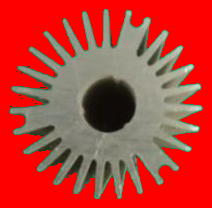
#> input picture source/1.png, 212 x 208 px
$ python emboss_image.py
#> lines starting #> are read from the running program, lines starting #| are printed output that depends on the picture
#> the answer given: ../source/1.png
# import library
import cv2
import numpy as np


def Read(image_path):
    """
    This function basically used to read the image.It read images in form of numpy array.
    :param image_path: source image
    :return: ndarray
    """
#> called with image_path = '../source/1.png'
    # use cv2.imread()  to read an images.
    # syntax : cv2.imread(filename, flag=None)
    return cv2.imread(image_path)
#> returned value is the input picture: shape (208, 212, 3); mean B, G, R 54.4, 62.9, 187.6


def Emboss(img):
    """
    This method is used to emboss the image by applying filters.
    :param img: ndarray
    :return: emboss image
    """
    # use cv2.emboss() function to emboss image
    # syntax : cv2.filter2D(src, depth, kernel)
    kernel_emboss_1 = np.array([[0, -1, -1], [1, 0, -1], [1, 1, 0]])
    return cv2.filter2D(img, -1, kernel_emboss_1) + 128
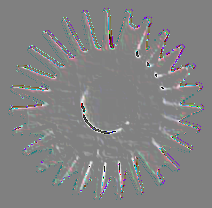
#> returned value: shape (208, 212, 3); mean of channels 0, 1, 2 131.1, 130.6, 130.5; drawn as B, G, R


def Show(orignal_img, emboss_image):
    """
    The show function gives the input as in the form of ndarray and show the image as output.
    :param orignal_img: ndarray
    :param emboss_image:  ndarray
    :return: show image as output
    """
    # use imshow() function to show the images
    # syntax : cv2.imshow(winname, mat)
    cv2.imshow("Original_Image", orignal_img)
    cv2.imshow("Emboss_Image", emboss_image)
    cv2.waitKey(0)
    cv2.destroyAllWindows()


# main function
def main():
    """
    This is main function used to call other function
    :return: nothing
    """
    image_path = input("Enter path of image:")
    # call read function to read an image
    img = Read(image_path)
    # call emboss function to emboss image
    emboss_image = Emboss(img)
    # call show function to show  original image and resized image
    Show(img, emboss_image)


if __name__ == "__main__":
    main()

$ run again, on source/3.png
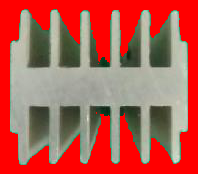
#> input picture source/3.png, 198 x 174 px
#> in Read, returned value is the input picture: shape (174, 198, 3); mean B, G, R 81.1, 92, 181.8
#> in Emboss, `return cv2.filter2D(img, -1, kernel_emboss_1) + 128`:
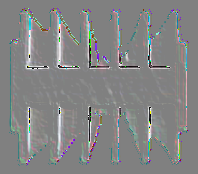
#> returned value: shape (174, 198, 3); mean of channels 0, 1, 2 132.6, 132.6, 131.6; drawn as B, G, R

$ run again, on source/4.png
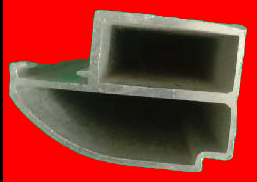
#> input picture source/4.png, 257 x 182 px
#> in Read, returned value is the input picture: shape (182, 257, 3); mean B, G, R 42.7, 51.8, 148
#> in Emboss, `return cv2.filter2D(img, -1, kernel_emboss_1) + 128`:
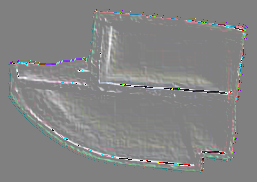
#> returned value: shape (182, 257, 3); mean of channels 0, 1, 2 132.8, 133.1, 132.8; drawn as B, G, R

$ run again, on source/5.png
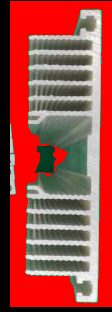
#> input picture source/5.png, 112 x 312 px
#> in Read, returned value is the input picture: shape (312, 112, 3); mean B, G, R 68.4, 74.4, 162.7
#> in Emboss, `return cv2.filter2D(img, -1, kernel_emboss_1) + 128`:
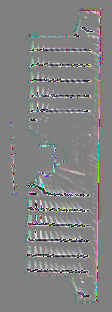
#> returned value: shape (312, 112, 3); mean of channels 0, 1, 2 130.9, 131, 130.6; drawn as B, G, R
